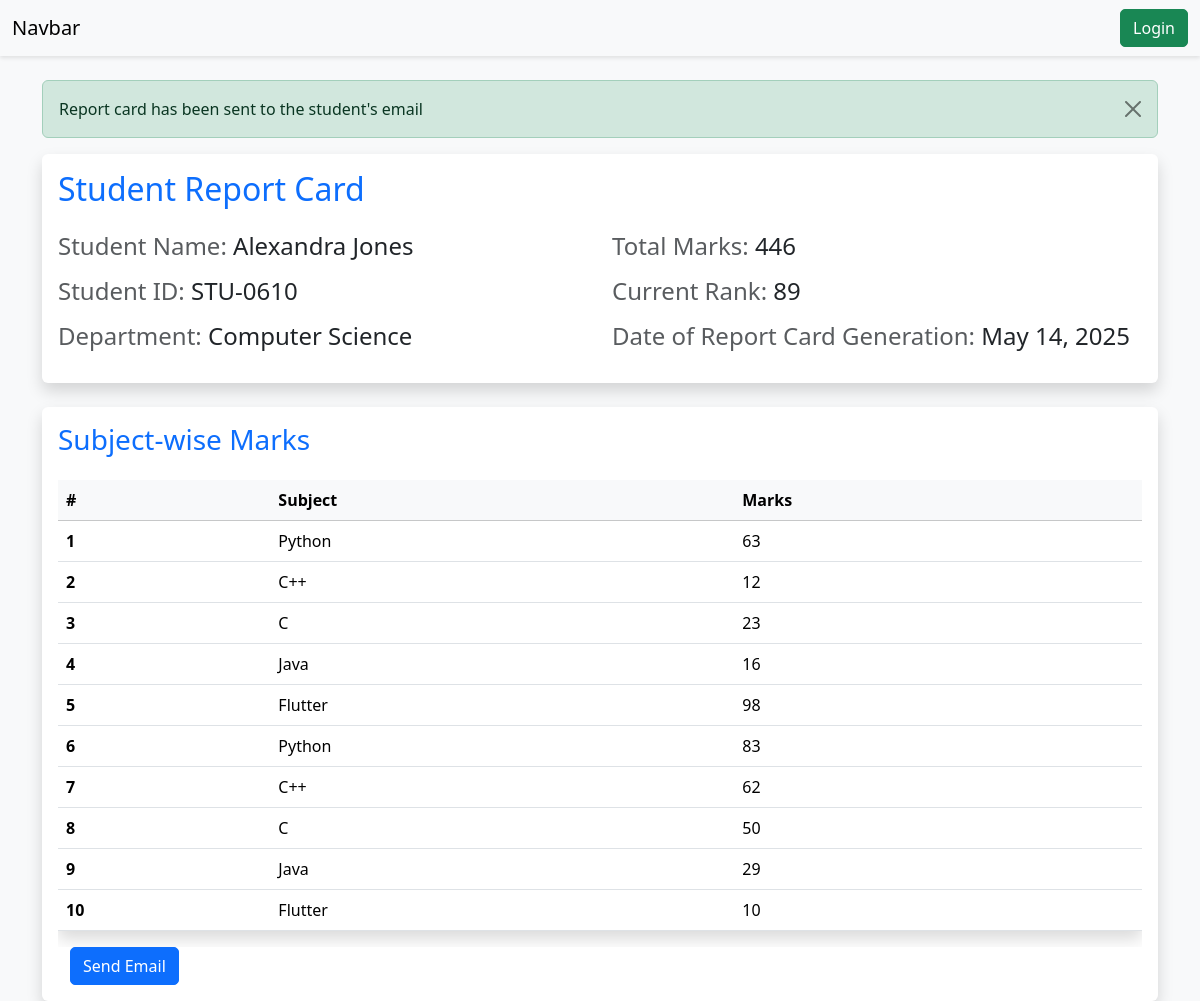
Page /send_email/?student_id=STU-0610 on the committed database.
### vege/models.py (models this page shows, shortened)
class Student(models.Model):
    department=models.ForeignKey(Department,related_name='depart',on_delete=models.SET_NULL,null=True)
    student_id=models.OneToOneField(StudentID,related_name='studentid',on_delete=models.SET_NULL,null=True)
    student_name=models.CharField(max_length=100)
    student_email=models.EmailField(unique=True)
    student_age=models.IntegerField()
    student_address=models.TextField()
    is_fake = models.BooleanField(default=False)
    is_deleted=models.BooleanField(default=False)
    objects=StudentManager()
    admin_objects=models.Manager()
    class Meta:
        ordering=['student_name']
        verbose_name='student'

class StudentID(models.Model):
    student_id=models.CharField(max_length=100)

class Department(models.Model):
    department=models.CharField(max_length=100)
    class Meta:
        ordering=['department']

class ReportCard(models.Model):
    student=models.ForeignKey(Student,related_name='reportcard_set', on_delete=models.CASCADE)
    student_rank=models.IntegerField()
    date_of_report_card_generation=models.DateField(auto_now_add=True)
    total_marks=models.IntegerField(default=0)
    class Meta:
        unique_together=['student', 'date_of_report_card_generation']
        ordering = ['-date_of_report_card_generation', 'student_rank']

class SubjectMarks(models.Model):
    student=models.ForeignKey(Student,related_name='studentmarks', on_delete=models.CASCADE)
    subject=models.ForeignKey(Subject, on_delete=models.CASCADE)
    marks=models.IntegerField()
    class Meta:
        unique_together=['student','subject']

class Subject(models.Model):
    subject_name=models.CharField(max_length=100)

### vege/views.py (the view)
# urls.py: path('send_email/', send_email, name='send_email'),
def send_email(request):
    student_id = request.GET.get('student_id')
    queryset = SubjectMarks.objects.filter(student__student_id__student_id=student_id)
    total_marks = queryset.aggregate(total_marks=Sum('marks'))
    current_rank = queryset.first().student.reportcard_set.first().student_rank
    date_of_report_card_generation = queryset.first().student.reportcard_set.first().date_of_report_card_generation
    student = queryset.first().student
    try:
        send_email_to_client(
            student=student,
            marks=queryset,
            total_marks=total_marks,
            current_rank=current_rank
        )
        messages.success(request, 'Report card has been sent to the student\'s email')
    except Exception as e:
        messages.error(request, f'Failed to send email: {str(e)}')
    context = {
        'marks': queryset,
        'total_marks': total_marks,
        'student': student,
        'current_rank': current_rank,
        'date_of_report_card_generation': date_of_report_card_generation
    }
    return render(request, 'report/see_marks.html', context)

### home/utils.py (called while the page is built)
def send_email_to_client(student=None, marks=None, total_marks=None, current_rank=None):
    subject = "Here is the Report Card"
    message = f"""
Dear {student.student_name},

Here is your report card:

Student ID: {student.student_id.student_id}
Department: {student.department.department}
Email: {student.student_email}

Subject-wise Marks:
"""
    for mark in marks:
        message += f"\n{mark.subject.subject_name}: {mark.marks}"
    message += f"""

Total Marks: {total_marks['total_marks']}
Current Rank: {current_rank}

Best regards,
School Administration
"""
    from_email = settings.EMAIL_HOST_USER
    recipient_list = ["milankumawat01@gmail.com"]  # Send to student's email
    send_mail(subject, message, from_email, recipient_list)

### vege/templates/report/see_marks.html
{% extends 'base.html' %}
{% block content %}
<div class="container mt-4">
    {% if messages %}
    <div class="messages">
        {% for message in messages %}
        <div class="alert alert-{{ message.tags }} alert-dismissible fade show" role="alert">
            {{ message }}
            <button type="button" class="btn-close" data-bs-dismiss="alert" aria-label="Close"></button>
        </div>
        {% endfor %}
    </div>
    {% endif %}
    <div class="card mb-4">
        <div class="card-body">
            <h2 class="card-title text-primary mb-4">Student Report Card</h2>
            <div class="row">
                <div class="col-md-6">
                    <h4 class="mb-3"><span class="text-muted">Student Name:</span> {{student.student_name}}</h4>
                    <h4 class="mb-3"><span class="text-muted">Student ID:</span> {{student.student_id.student_id}}</h4>                    <h4 class="mb-3"><span class="text-muted">Department:</span> {{student.department.department}}</h4>
                </div>
                <div class="col-md-6">
                    <h4 class="mb-3"><span class="text-muted">Total Marks:</span> {{total_marks.total_marks}}</h4>
                    <h4 class="mb-3"><span class="text-muted">Current Rank:</span> {{current_rank}}</h4>
                    <h4 class="mb-3"><span class="text-muted">Date of Report Card Generation:</span> {{date_of_report_card_generation}}</h4>
                </div>
            </div>
        </div>
    </div>
    <div class="card">
        <div class="card-body">
            <h3 class="card-title text-primary mb-4">Subject-wise Marks</h3>
            <div class="table-responsive">
                <table class="table table-hover">
                    <thead class="table-light">
                        <tr>
                            <th scope="col">#</th>
                            <th scope="col">Subject</th>
                            <th scope="col">Marks</th>
                        </tr>
                    </thead>
                    <tbody>
                        {% for mark in marks %}
                        <tr>
                            <th scope="row">{{forloop.counter}}</th>
                            <td>{{mark.subject.subject_name}}</td>
                            <td>{{mark.marks}}</td>
                        </tr>
                        {% endfor %}
                    </tbody>
                </table>
            </div>
            <div class="container">
                <a href="{% url 'send_email' %}?student_id={{student.student_id.student_id}}" class="btn btn-primary">Send Email</a>
            </div>
        </div>
    </div>
</div>
{% endblock %}

### vege/templates/base.html (style rules this page uses)
body { background-color: #f8f9fa; }
.card { border: none; box-shadow: 0 0.5rem 1rem rgba(0, 0, 0, 0.15); }
.btn { border-radius: 5px; }
.table { background-color: white; box-shadow: 0 0.5rem 1rem rgba(0, 0, 0, 0.15); }

### rows in the picture
Student: student_name "Alexandra Jones", student_id.student_id "STU-0610", department.department "Computer Science"
ReportCard: date_of_report_card_generation "May 14, 2025"
SubjectMarks: subject.subject_name "Python", marks "63"
SubjectMarks: subject.subject_name "C++", marks "12"
SubjectMarks: subject.subject_name "C", marks "23"
SubjectMarks: subject.subject_name "Java", marks "16"
SubjectMarks: subject.subject_name "Flutter", marks "98"
SubjectMarks: subject.subject_name "Python", marks "83"
SubjectMarks: subject.subject_name "C++", marks "62"
SubjectMarks: subject.subject_name "C", marks "50"
SubjectMarks: subject.subject_name "Java", marks "29"
SubjectMarks: subject.subject_name "Flutter", marks "10"

### other values in the picture
{{ message }} "Report card has been sent to the student's email"
{{ total_marks.total_marks }} "446"
{{ current_rank }} "89"
